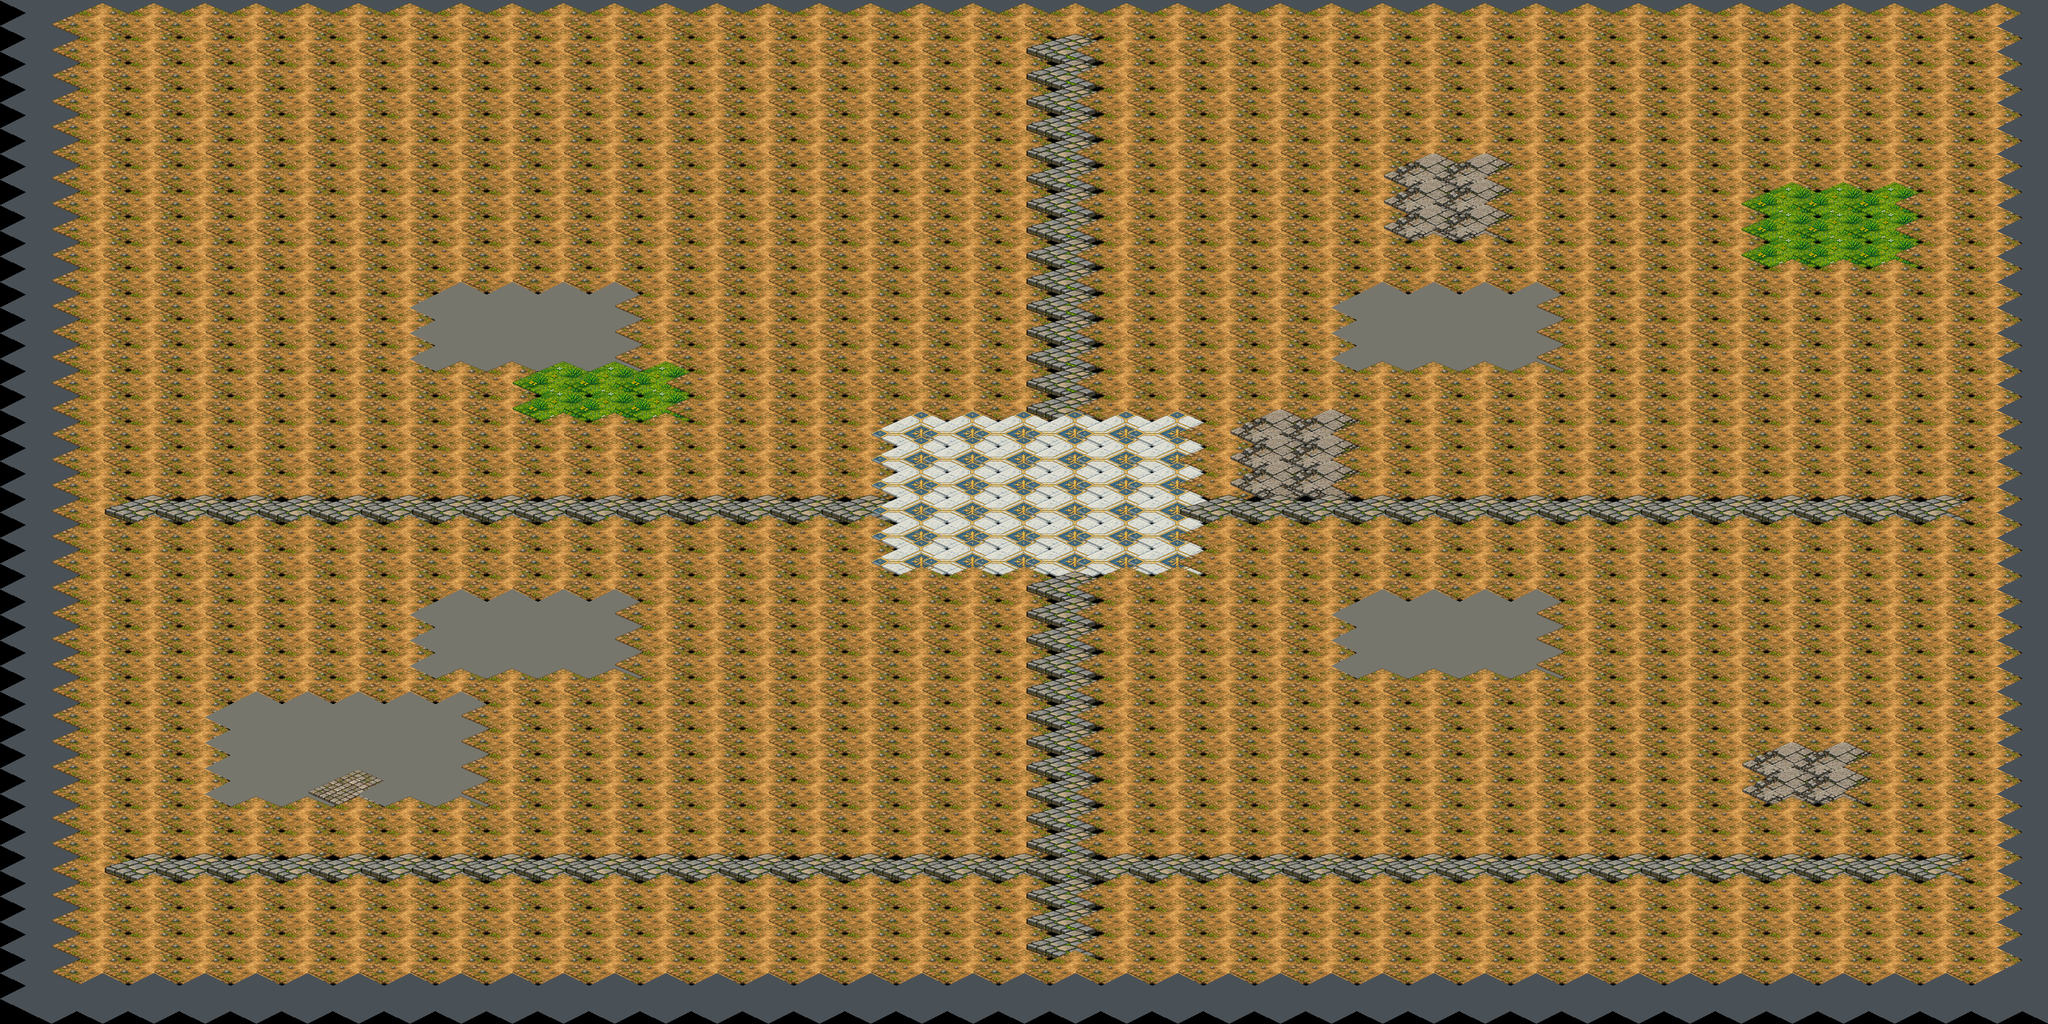

This game map was drawn from its Tiled (.tmx) file and the tilesets committed beside it. A one-line description and the full map source follow:
An orthogonal 40x40 tile map with 64x32 px tiles, 1 tile layer (suelo).

<map version="1.10" tiledversion="1.10.2" orientation="orthogonal" renderorder="right-down" width="40" height="40" tilewidth="64" tileheight="32" infinite="0" nextlayerid="2" nextobjectid="1">
 <tileset firstgid="1" name="terreno_mundo" tilewidth="128" tileheight="64" tilecount="76" columns="8">
  <image source="../textures/terreno_mundo.png" width="1024" height="640" />
  <tile id="13">
   <properties>
    <property name="collision" type="bool" value="true" />
   </properties>
  </tile>
  <tile id="30">
   <properties>
    <property name="collision" type="bool" value="true" />
   </properties>
  </tile>
  <tile id="35">
   <properties>
    <property name="collision" type="bool" value="true" />
   </properties>
  </tile>
  <tile id="41">
   <properties>
    <property name="collision" type="bool" value="true" />
   </properties>
  </tile>
  <tile id="46">
   <properties>
    <property name="collision" type="bool" value="true" />
   </properties>
  </tile>
  <tile id="47">
   <properties>
    <property name="collision" type="bool" value="true" />
   </properties>
  </tile>
  <tile id="48">
   <properties>
    <property name="collision" type="bool" value="true" />
   </properties>
  </tile>
  <tile id="49">
   <properties>
    <property name="collision" type="bool" value="true" />
   </properties>
  </tile>
  <tile id="50">
   <properties>
    <property name="collision" type="bool" value="true" />
   </properties>
  </tile>
  <tile id="51">
   <properties>
    <property name="collision" type="bool" value="true" />
   </properties>
  </tile>
  <tile id="52">
   <properties>
    <property name="collision" type="bool" value="true" />
   </properties>
  </tile>
  <tile id="53">
   <properties>
    <property name="collision" type="bool" value="true" />
   </properties>
  </tile>
  <tile id="54">
   <properties>
    <property name="collision" type="bool" value="true" />
   </properties>
  </tile>
  <tile id="55">
   <properties>
    <property name="collision" type="bool" value="true" />
   </properties>
  </tile>
  <tile id="56">
   <properties>
    <property name="collision" type="bool" value="true" />
   </properties>
  </tile>
  <tile id="57">
   <properties>
    <property name="collision" type="bool" value="true" />
   </properties>
  </tile>
  <tile id="58">
   <properties>
    <property name="collision" type="bool" value="true" />
   </properties>
  </tile>
  <tile id="59">
   <properties>
    <property name="collision" type="bool" value="true" />
   </properties>
  </tile>
  <tile id="64">
   <properties>
    <property name="collision" type="bool" value="true" />
   </properties>
  </tile>
  <tile id="65">
   <properties>
    <property name="collision" type="bool" value="true" />
   </properties>
  </tile>
  <tile id="66">
   <properties>
    <property name="collision" type="bool" value="true" />
   </properties>
  </tile>
  <tile id="68">
   <properties>
    <property name="collision" type="bool" value="true" />
   </properties>
  </tile>
  <tile id="72">
   <properties>
    <property name="collision" type="bool" value="true" />
   </properties>
  </tile>
 </tileset>
 <layer id="1" name="suelo" width="40" height="40">
  <data encoding="csv">
42,42,42,42,42,42,42,42,42,42,42,42,42,42,42,42,42,42,42,42,42,42,42,42,42,42,42,42,42,42,42,42,42,42,42,42,42,42,42,42,42,3,3,3,3,3,3,3,3,3,3,3,3,3,3,3,3,3,3,3,3,3,3,3,3,3,3,3,3,3,3,3,3,3,3,3,3,3,3,42,42,3,3,3,3,3,3,3,3,3,3,3,3,3,3,3,3,3,3,3,35,3,3,3,3,3,3,3,3,3,3,3,3,3,3,3,3,3,3,42,42,3,3,3,3,3,3,3,3,3,3,3,3,3,3,3,3,3,3,3,35,3,3,3,3,3,3,3,3,3,3,3,3,3,3,3,3,3,3,42,42,3,3,3,3,3,3,3,3,3,3,3,3,3,3,3,3,3,3,3,35,3,3,3,3,3,3,3,3,3,3,3,3,3,3,3,3,3,3,42,42,3,3,3,3,3,3,3,3,3,3,3,3,3,3,3,3,3,3,3,35,3,3,3,3,3,3,3,3,3,3,3,3,3,3,3,3,3,3,42,42,3,3,3,3,3,3,3,3,3,3,3,3,3,3,3,3,3,3,3,35,3,3,3,3,3,3,3,3,3,3,3,3,3,3,3,3,3,3,42,42,3,3,3,3,3,3,3,3,3,3,3,3,3,3,3,3,3,3,3,35,3,3,3,3,3,3,29,29,3,3,3,3,3,3,3,3,3,3,42,42,3,3,3,3,3,3,3,3,3,3,3,3,3,3,3,3,3,3,3,35,3,3,3,3,3,3,29,29,3,3,3,3,3,1,1,1,3,3,42,42,3,3,3,3,3,3,3,3,3,3,3,3,3,3,3,3,3,3,3,35,3,3,3,3,3,3,29,29,3,3,3,3,3,1,1,1,3,3,42,42,3,3,3,3,3,3,3,3,3,3,3,3,3,3,3,3,3,3,3,35,3,3,3,3,3,3,3,3,3,3,3,3,3,1,1,1,3,3,42,42,3,3,3,3,3,3,3,3,3,3,3,3,3,3,3,3,3,3,3,35,3,3,3,3,3,3,3,3,3,3,3,3,3,3,3,3,3,3,42,42,3,3,3,3,3,3,3,65,65,65,65,3,3,3,3,3,3,3,3,35,3,3,3,3,3,65,65,65,65,3,3,3,3,3,3,3,3,3,42,42,3,3,3,3,3,3,3,65,65,65,65,3,3,3,3,3,3,3,3,35,3,3,3,3,3,65,65,65,65,3,3,3,3,3,3,3,3,3,42,42,3,3,3,3,3,3,3,65,65,65,65,3,3,3,3,3,3,3,3,35,3,3,3,3,3,65,65,65,65,3,3,3,3,3,3,3,3,3,42,42,3,3,3,3,3,3,3,3,3,1,1,1,3,3,3,3,3,3,3,35,3,3,3,3,3,3,3,3,3,3,3,3,3,3,3,3,3,3,42,42,3,3,3,3,3,3,3,3,3,1,1,1,3,3,3,3,3,3,3,35,3,3,3,3,3,3,3,3,3,3,3,3,3,3,3,3,3,3,42,42,3,3,3,3,3,3,3,3,3,3,3,3,3,3,3,3,20,20,20,20,20,20,3,29,29,3,3,3,3,3,3,3,3,3,3,3,3,3,42,42,3,3,3,3,3,3,3,3,3,3,3,3,3,3,3,3,20,20,20,20,20,20,3,29,29,3,3,3,3,3,3,3,3,3,3,3,3,3,42,42,3,3,3,3,3,3,3,3,3,3,3,3,3,3,3,3,20,20,20,20,20,20,3,29,29,3,3,3,3,3,3,3,3,3,3,3,3,3,42,42,3,35,35,35,35,35,35,35,35,35,35,35,35,35,35,35,20,20,20,20,20,20,35,35,35,35,35,35,35,35,35,35,35,35,35,35,35,3,42,42,3,3,3,3,3,3,3,3,3,3,3,3,3,3,3,3,20,20,20,20,20,20,3,3,3,3,3,3,3,3,3,3,3,3,3,3,3,3,42,42,3,3,3,3,3,3,3,3,3,3,3,3,3,3,3,3,20,20,20,20,20,20,3,3,3,3,3,3,3,3,3,3,3,3,3,3,3,3,42,42,3,3,3,3,3,3,3,3,3,3,3,3,3,3,3,3,3,3,3,35,3,3,3,3,3,3,3,3,3,3,3,3,3,3,3,3,3,3,42,42,3,3,3,3,3,3,3,65,65,65,65,3,3,3,3,3,3,3,3,35,3,3,3,3,3,65,65,65,65,3,3,3,3,3,3,3,3,3,42,42,3,3,3,3,3,3,3,65,65,65,65,3,3,3,3,3,3,3,3,35,3,3,3,3,3,65,65,65,65,3,3,3,3,3,3,3,3,3,42,42,3,3,3,3,3,3,3,65,65,65,65,3,3,3,3,3,3,3,3,35,3,3,3,3,3,65,65,65,65,3,3,3,3,3,3,3,3,3,42,42,3,3,3,3,3,3,3,3,3,3,3,3,3,3,3,3,3,3,3,35,3,3,3,3,3,3,3,3,3,3,3,3,3,3,3,3,3,3,42,42,3,3,3,65,65,65,65,65,3,3,3,3,3,3,3,3,3,3,3,35,3,3,3,3,3,3,3,3,3,3,3,3,3,3,3,3,3,3,42,42,3,3,3,65,65,65,65,65,3,3,3,3,3,3,3,3,3,3,3,35,3,3,3,3,3,3,3,3,3,3,3,3,3,3,3,3,3,3,42,42,3,3,3,65,65,65,65,65,3,3,3,3,3,3,3,3,3,3,3,35,3,3,3,3,3,3,3,3,3,3,3,3,3,29,29,3,3,3,42,42,3,3,3,65,65,18,65,65,3,3,3,3,3,3,3,3,3,3,3,35,3,3,3,3,3,3,3,3,3,3,3,3,3,29,29,3,3,3,42,42,3,3,3,3,3,3,3,3,3,3,3,3,3,3,3,3,3,3,3,35,3,3,3,3,3,3,3,3,3,3,3,3,3,3,3,3,3,3,42,42,3,3,3,3,3,3,3,3,3,3,3,3,3,3,3,3,3,3,3,35,3,3,3,3,3,3,3,3,3,3,3,3,3,3,3,3,3,3,42,42,3,35,35,35,35,35,35,35,35,35,35,35,35,35,35,35,35,35,35,35,35,35,35,35,35,35,35,35,35,35,35,35,35,35,35,35,35,3,42,42,3,3,3,3,3,3,3,3,3,3,3,3,3,3,3,3,3,3,3,35,3,3,3,3,3,3,3,3,3,3,3,3,3,3,3,3,3,3,42,42,3,3,3,3,3,3,3,3,3,3,3,3,3,3,3,3,3,3,3,35,3,3,3,3,3,3,3,3,3,3,3,3,3,3,3,3,3,3,42,42,3,3,3,3,3,3,3,3,3,3,3,3,3,3,3,3,3,3,3,35,3,3,3,3,3,3,3,3,3,3,3,3,3,3,3,3,3,3,42,42,3,3,3,3,3,3,3,3,3,3,3,3,3,3,3,3,3,3,3,3,3,3,3,3,3,3,3,3,3,3,3,3,3,3,3,3,3,3,42,42,42,42,42,42,42,42,42,42,42,42,42,42,42,42,42,42,42,42,42,42,42,42,42,42,42,42,42,42,42,42,42,42,42,42,42,42,42,42,42
</data>
 </layer>
</map>
